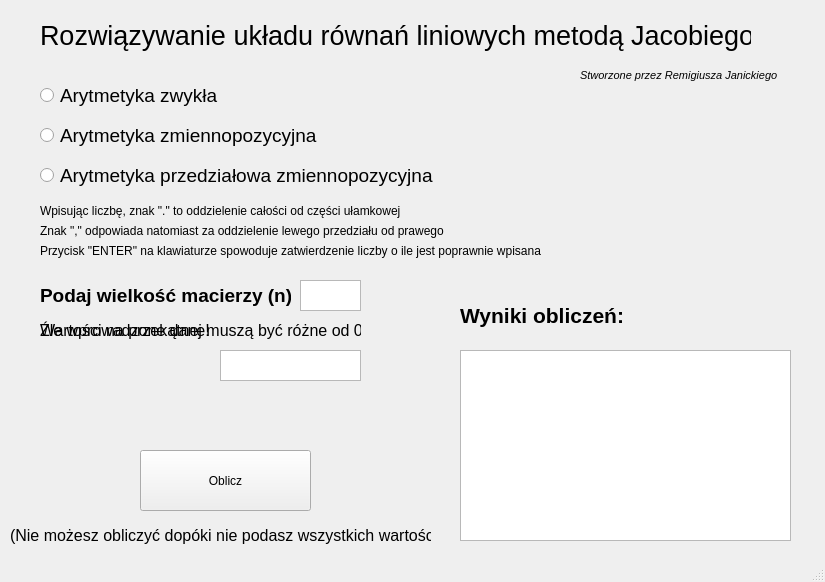
<?xml version="1.0" encoding="UTF-8"?>
<ui version="4.0">
 <class>MainWindow</class>
 <widget class="QMainWindow" name="MainWindow">
  <property name="geometry">
   <rect>
    <x>0</x>
    <y>0</y>
    <width>825</width>
    <height>582</height>
   </rect>
  </property>
  <property name="windowTitle">
   <string>Układ równań - metoda Jacobiego</string>
  </property>
  <widget class="QWidget" name="centralwidget">
   <widget class="QPushButton" name="calcBtn">
    <property name="geometry">
     <rect>
      <x>140</x>
      <y>450</y>
      <width>171</width>
      <height>61</height>
     </rect>
    </property>
    <property name="text">
     <string>Oblicz</string>
    </property>
   </widget>
   <widget class="QLabel" name="titleLbl">
    <property name="geometry">
     <rect>
      <x>40</x>
      <y>10</y>
      <width>711</width>
      <height>51</height>
     </rect>
    </property>
    <property name="font">
     <font>
      <pointsize>20</pointsize>
     </font>
    </property>
    <property name="text">
     <string>Rozwiązywanie układu równań liniowych metodą Jacobiego</string>
    </property>
   </widget>
   <widget class="QRadioButton" name="rBtn1">
    <property name="geometry">
     <rect>
      <x>40</x>
      <y>80</y>
      <width>371</width>
      <height>31</height>
     </rect>
    </property>
    <property name="font">
     <font>
      <pointsize>14</pointsize>
     </font>
    </property>
    <property name="text">
     <string>Arytmetyka zwykła</string>
    </property>
   </widget>
   <widget class="QRadioButton" name="rBtn2">
    <property name="geometry">
     <rect>
      <x>40</x>
      <y>120</y>
      <width>401</width>
      <height>31</height>
     </rect>
    </property>
    <property name="font">
     <font>
      <pointsize>14</pointsize>
     </font>
    </property>
    <property name="text">
     <string>Arytmetyka zmiennopozycyjna</string>
    </property>
   </widget>
   <widget class="QLabel" name="nLbl">
    <property name="geometry">
     <rect>
      <x>40</x>
      <y>280</y>
      <width>251</width>
      <height>31</height>
     </rect>
    </property>
    <property name="font">
     <font>
      <pointsize>14</pointsize>
      <bold>true</bold>
     </font>
    </property>
    <property name="text">
     <string>Podaj wielkość macierzy (n):</string>
    </property>
   </widget>
   <widget class="QLabel" name="dataLbl">
    <property name="geometry">
     <rect>
      <x>40</x>
      <y>350</y>
      <width>171</width>
      <height>31</height>
     </rect>
    </property>
    <property name="font">
     <font>
      <pointsize>12</pointsize>
     </font>
    </property>
    <property name="text">
     <string/>
    </property>
   </widget>
   <widget class="QLabel" name="errorLbl">
    <property name="geometry">
     <rect>
      <x>40</x>
      <y>320</y>
      <width>201</width>
      <height>21</height>
     </rect>
    </property>
    <property name="font">
     <font>
      <pointsize>12</pointsize>
     </font>
    </property>
    <property name="text">
     <string>Źle wprowadzone dane!</string>
    </property>
   </widget>
   <widget class="QTextEdit" name="resultTxtBox">
    <property name="geometry">
     <rect>
      <x>460</x>
      <y>350</y>
      <width>331</width>
      <height>191</height>
     </rect>
    </property>
   </widget>
   <widget class="QLabel" name="wynikLbl">
    <property name="geometry">
     <rect>
      <x>460</x>
      <y>300</y>
      <width>191</width>
      <height>31</height>
     </rect>
    </property>
    <property name="font">
     <font>
      <pointsize>16</pointsize>
      <bold>true</bold>
     </font>
    </property>
    <property name="text">
     <string>Wyniki obliczeń:</string>
    </property>
   </widget>
   <widget class="QLabel" name="error2Lbl">
    <property name="geometry">
     <rect>
      <x>10</x>
      <y>520</y>
      <width>421</width>
      <height>31</height>
     </rect>
    </property>
    <property name="font">
     <font>
      <pointsize>12</pointsize>
     </font>
    </property>
    <property name="text">
     <string>(Nie możesz obliczyć dopóki nie podasz wszystkich wartości)</string>
    </property>
   </widget>
   <widget class="QRadioButton" name="rBtn3">
    <property name="geometry">
     <rect>
      <x>40</x>
      <y>160</y>
      <width>641</width>
      <height>31</height>
     </rect>
    </property>
    <property name="font">
     <font>
      <pointsize>14</pointsize>
     </font>
    </property>
    <property name="text">
     <string>Arytmetyka przedziałowa zmiennopozycyjna</string>
    </property>
   </widget>
   <widget class="QLabel" name="error3Lbl">
    <property name="geometry">
     <rect>
      <x>40</x>
      <y>320</y>
      <width>321</width>
      <height>21</height>
     </rect>
    </property>
    <property name="font">
     <font>
      <pointsize>12</pointsize>
     </font>
    </property>
    <property name="text">
     <string>Wartości na przekątnej muszą być różne od 0!</string>
    </property>
   </widget>
   <widget class="QTextEdit" name="nTxtBox">
    <property name="geometry">
     <rect>
      <x>300</x>
      <y>280</y>
      <width>61</width>
      <height>31</height>
     </rect>
    </property>
   </widget>
   <widget class="QTextEdit" name="dataTxtBox">
    <property name="geometry">
     <rect>
      <x>220</x>
      <y>350</y>
      <width>141</width>
      <height>31</height>
     </rect>
    </property>
   </widget>
   <widget class="QLabel" name="creatorLbl">
    <property name="geometry">
     <rect>
      <x>580</x>
      <y>60</y>
      <width>211</width>
      <height>31</height>
     </rect>
    </property>
    <property name="font">
     <font>
      <family>Arial</family>
      <pointsize>8</pointsize>
      <italic>true</italic>
     </font>
    </property>
    <property name="text">
     <string>Stworzone przez Remigiusza Janickiego</string>
    </property>
   </widget>
   <widget class="QLabel" name="label">
    <property name="geometry">
     <rect>
      <x>40</x>
      <y>200</y>
      <width>371</width>
      <height>21</height>
     </rect>
    </property>
    <property name="font">
     <font>
      <family>Arial</family>
      <pointsize>9</pointsize>
     </font>
    </property>
    <property name="text">
     <string>Wpisując liczbę, znak &quot;.&quot; to oddzielenie całości od części ułamkowej</string>
    </property>
   </widget>
   <widget class="QLabel" name="label_2">
    <property name="geometry">
     <rect>
      <x>40</x>
      <y>220</y>
      <width>421</width>
      <height>21</height>
     </rect>
    </property>
    <property name="font">
     <font>
      <family>Arial</family>
      <pointsize>9</pointsize>
     </font>
    </property>
    <property name="text">
     <string>Znak &quot;,&quot; odpowiada natomiast za oddzielenie lewego przedziału od prawego</string>
    </property>
   </widget>
   <widget class="QLabel" name="label_3">
    <property name="geometry">
     <rect>
      <x>40</x>
      <y>240</y>
      <width>511</width>
      <height>21</height>
     </rect>
    </property>
    <property name="font">
     <font>
      <family>Arial</family>
      <pointsize>9</pointsize>
     </font>
    </property>
    <property name="text">
     <string>Przycisk &quot;ENTER&quot; na klawiaturze spowoduje zatwierdzenie liczby o ile jest poprawnie wpisana</string>
    </property>
   </widget>
  </widget>
  <widget class="QStatusBar" name="statusbar"/>
  <action name="actionv">
   <property name="text">
    <string>v</string>
   </property>
  </action>
 </widget>
 <resources/>
 <connections/>
</ui>
